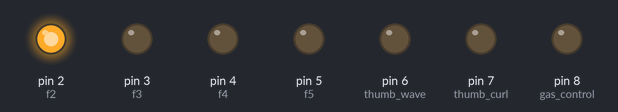
A sketch run on a simulated Arduino Uno, built with avr-gcc and run on an emulated ATmega328P. Parts: output pins drawn as LEDs (lit = HIGH).

Above: at 5.0 s.
At 15.0 s:
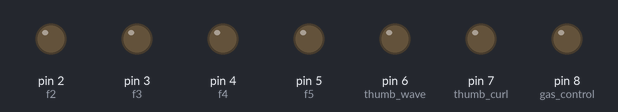
Timing chart, 0 to 26.0 s (numbered marks = the images above):
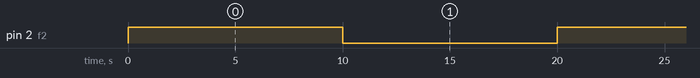

Measured:
- by itself, pin 2 (f2): alternates HIGH for 10.0 s and LOW for 10.0 s

The sketch:

sketch_jun8a.ino
```cpp
//Pins that connects to corresponding MOSFETs

const int f2 = 2;  //curl f2
const int f3 = 3;  //curl f3
const int f4 = 4;  //curl f4
const int f5 = 5;  //curl f5

const int thumb_wave = 6;  //wave thumb
const int thumb_curl = 7;  //curl thumb

const int gas_control = 8;  //gas IO

void setup() {
  //define pin IO
  pinMode(gas_control, OUTPUT);

  pinMode(thumb_wave, OUTPUT);
  pinMode(thumb_curl, OUTPUT);

  pinMode(f2, OUTPUT);
  pinMode(f3, OUTPUT);
  pinMode(f4, OUTPUT);
  pinMode(f5, OUTPUT);
}
void loop() {
  //test: inflate f2 for 10s and hold 10s and release
  while (1 == 1){
  digitalWrite(f2, HIGH);
  delay(10000);
  digitalWrite(f2, LOW);
  delay(10000);}
}
```
